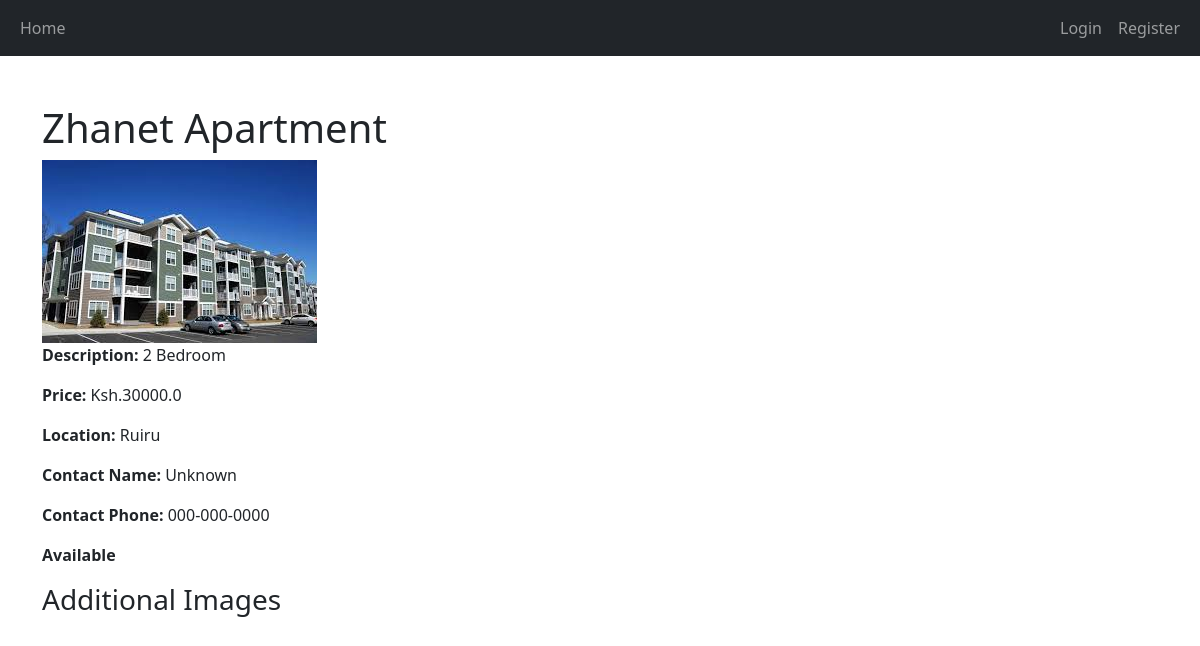
Page /house/1 on the committed database.
### app.py (models this page shows)
class House(db.Model):
    id = db.Column(db.Integer, primary_key=True)
    title = db.Column(db.String(100), nullable=False)
    description = db.Column(db.Text, nullable=False)
    price = db.Column(db.Float, nullable=False)
    location = db.Column(db.String(100), nullable=False)
    image_file = db.Column(db.String(120), nullable=True)
    contact_name = db.Column(db.String(100), nullable=False)
    contact_phone = db.Column(db.String(15), nullable=False)
    additional_images = db.Column(db.Text, nullable=True)
    def get_additional_images(self):
        if self.additional_images:
            return self.additional_images.split(',')
        return []

### app.py (the view)
@app.route('/house/<int:house_id>')
def house_detail(house_id):
    house = House.query.get_or_404(house_id)
    return render_template('house_detail.html', house=house)

### templates/house_detail.html (shortened to what this page needs)
{% extends 'base.html' %}
{% block content %}
    <h1>{{ house.title }}</h1>
    <img src="{{ url_for('static', filename='uploads/' + house.image_file) }}" class="img-fluid" alt="House Image">
    <p><strong>Description:</strong> {{ house.description }}</p>
    <p><strong>Price:</strong> Ksh.{{ house.price }}</p>
    <p><strong>Location:</strong> {{ house.location }}</p>
    <p><strong>Contact Name:</strong> {{ house.contact_name }}</p>
    <p><strong>Contact Phone:</strong> {{ house.contact_phone }}</p>
    <p><strong>Available</strong> {{ house.available }}</p>
    <h3>Additional Images</h3>
{% endblock %}

### rows in the picture
House: title "Zhanet Apartment", image_file (picture), description "2 Bedroom", price "30000.0", location "Ruiru", contact_name "Unknown", contact_phone "000-000-0000"
